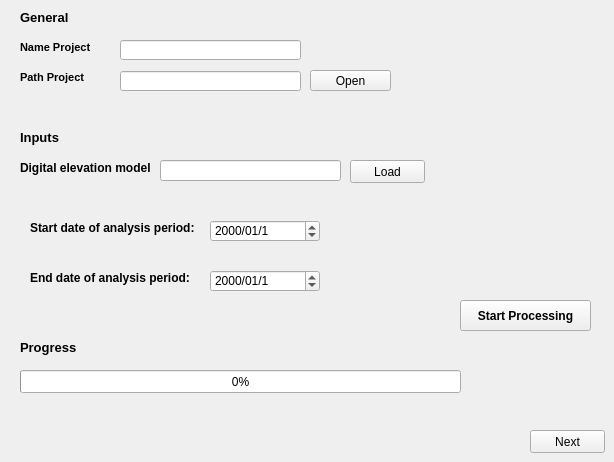
      <widget class="QWidget" name="Tab_1">
       <attribute name="title">
        <string>Step 1 - Configuration - download</string>
       </attribute>
       <widget class="QLabel" name="label_8">
        <property name="geometry">
         <rect>
          <x>20</x>
          <y>340</y>
          <width>121</width>
          <height>16</height>
         </rect>
        </property>
        <property name="text">
         <string>&lt;html&gt;&lt;head/&gt;&lt;body&gt;&lt;p&gt;&lt;span style=&quot; font-size:10pt; font-weight:600;&quot;&gt;Progress&lt;/span&gt;&lt;/p&gt;&lt;/body&gt;&lt;/html&gt;</string>
        </property>
       </widget>
       <widget class="QPushButton" name="Run_Download">
        <property name="geometry">
         <rect>
          <x>460</x>
          <y>300</y>
          <width>131</width>
          <height>31</height>
         </rect>
        </property>
        <property name="font">
         <font>
          <weight>75</weight>
          <bold>true</bold>
         </font>
        </property>
        <property name="text">
         <string>Start Processing</string>
        </property>
       </widget>
       <widget class="QLabel" name="label_3">
        <property name="geometry">
         <rect>
          <x>20</x>
          <y>10</y>
          <width>121</width>
          <height>16</height>
         </rect>
        </property>
        <property name="text">
         <string>&lt;html&gt;&lt;head/&gt;&lt;body&gt;&lt;p&gt;&lt;span style=&quot; font-size:10pt; font-weight:600;&quot;&gt;General&lt;/span&gt;&lt;/p&gt;&lt;/body&gt;&lt;/html&gt;</string>
        </property>
       </widget>
       <widget class="QDateEdit" name="end_date">
        <property name="geometry">
         <rect>
          <x>210</x>
          <y>270</y>
          <width>110</width>
          <height>22</height>
         </rect>
        </property>
        <property name="currentSection">
         <enum>QDateTimeEdit::YearSection</enum>
        </property>
        <property name="displayFormat">
         <string>yyyy/MM/d</string>
        </property>
        <property name="timeSpec">
         <enum>Qt::LocalTime</enum>
        </property>
       </widget>
       <widget class="QLineEdit" name="Path_raster">
        <property name="geometry">
         <rect>
          <x>160</x>
          <y>160</y>
          <width>181</width>
          <height>21</height>
         </rect>
        </property>
       </widget>
       <widget class="QLabel" name="label_7">
        <property name="geometry">
         <rect>
          <x>30</x>
          <y>270</y>
          <width>161</width>
          <height>16</height>
         </rect>
        </property>
        <property name="text">
         <string>&lt;html&gt;&lt;head/&gt;&lt;body&gt;&lt;p&gt;&lt;span style=&quot; font-weight:600;&quot;&gt;End date of analysis period:&lt;/span&gt;&lt;/p&gt;&lt;/body&gt;&lt;/html&gt;</string>
        </property>
       </widget>
       <widget class="QLabel" name="label_6">
        <property name="geometry">
         <rect>
          <x>30</x>
          <y>220</y>
          <width>171</width>
          <height>16</height>
         </rect>
        </property>
        <property name="text">
         <string>&lt;html&gt;&lt;head/&gt;&lt;body&gt;&lt;p&gt;&lt;span style=&quot; font-weight:600;&quot;&gt;Start date of analysis period:&lt;/span&gt;&lt;/p&gt;&lt;/body&gt;&lt;/html&gt;</string>
        </property>
       </widget>
       <widget class="QPushButton" name="select_output">
        <property name="geometry">
         <rect>
          <x>310</x>
          <y>70</y>
          <width>81</width>
          <height>21</height>
         </rect>
        </property>
        <property name="text">
         <string>Open</string>
        </property>
       </widget>
       <widget class="QLineEdit" name="output_path">
        <property name="geometry">
         <rect>
          <x>120</x>
          <y>71</y>
          <width>181</width>
          <height>20</height>
         </rect>
        </property>
       </widget>
       <widget class="QDateEdit" name="start_date">
        <property name="geometry">
         <rect>
          <x>210</x>
          <y>220</y>
          <width>110</width>
          <height>22</height>
         </rect>
        </property>
        <property name="currentSection">
         <enum>QDateTimeEdit::YearSection</enum>
        </property>
        <property name="displayFormat">
         <string>yyyy/MM/d</string>
        </property>
        <property name="timeSpec">
         <enum>Qt::LocalTime</enum>
        </property>
       </widget>
       <widget class="QLabel" name="label_4">
        <property name="geometry">
         <rect>
          <x>20</x>
          <y>130</y>
          <width>121</width>
          <height>16</height>
         </rect>
        </property>
        <property name="text">
         <string>&lt;html&gt;&lt;head/&gt;&lt;body&gt;&lt;p&gt;&lt;span style=&quot; font-size:10pt; font-weight:600;&quot;&gt;Inputs&lt;/span&gt;&lt;/p&gt;&lt;/body&gt;&lt;/html&gt;</string>
        </property>
       </widget>
       <widget class="QPushButton" name="Button_Step_2">
        <property name="geometry">
         <rect>
          <x>530</x>
          <y>430</y>
          <width>75</width>
          <height>23</height>
         </rect>
        </property>
        <property name="text">
         <string>Next</string>
        </property>
       </widget>
       <widget class="QPushButton" name="Button_Load_Dem">
        <property name="geometry">
         <rect>
          <x>350</x>
          <y>160</y>
          <width>75</width>
          <height>23</height>
         </rect>
        </property>
        <property name="text">
         <string>Load</string>
        </property>
       </widget>
       <widget class="QLabel" name="label">
        <property name="geometry">
         <rect>
          <x>20</x>
          <y>40</y>
          <width>121</width>
          <height>16</height>
         </rect>
        </property>
        <property name="text">
         <string>&lt;html&gt;&lt;head/&gt;&lt;body&gt;&lt;p&gt;&lt;span style=&quot; font-size:8pt; font-weight:600;&quot;&gt;Name Project&lt;/span&gt;&lt;/p&gt;&lt;/body&gt;&lt;/html&gt;</string>
        </property>
       </widget>
       <widget class="QLabel" name="label_2">
        <property name="geometry">
         <rect>
          <x>20</x>
          <y>70</y>
          <width>121</width>
          <height>16</height>
         </rect>
        </property>
        <property name="text">
         <string>&lt;html&gt;&lt;head/&gt;&lt;body&gt;&lt;p&gt;&lt;span style=&quot; font-size:8pt; font-weight:600;&quot;&gt;Path Project&lt;/span&gt;&lt;/p&gt;&lt;/body&gt;&lt;/html&gt;</string>
        </property>
       </widget>
       <widget class="QLineEdit" name="name_project">
        <property name="geometry">
         <rect>
          <x>120</x>
          <y>40</y>
          <width>181</width>
          <height>20</height>
         </rect>
        </property>
       </widget>
       <widget class="QProgressBar" name="progressBar_Download">
        <property name="geometry">
         <rect>
          <x>20</x>
          <y>370</y>
          <width>441</width>
          <height>23</height>
         </rect>
        </property>
        <property name="value">
         <number>0</number>
        </property>
       </widget>
       <widget class="QLabel" name="label_5">
        <property name="geometry">
         <rect>
          <x>20</x>
          <y>160</y>
          <width>131</width>
          <height>16</height>
         </rect>
        </property>
        <property name="text">
         <string>&lt;html&gt;&lt;head/&gt;&lt;body&gt;&lt;p&gt;&lt;span style=&quot; font-weight:600;&quot;&gt;Digital elevation model&lt;/span&gt;&lt;/p&gt;&lt;/body&gt;&lt;/html&gt;</string>
        </property>
       </widget>
      </widget>
